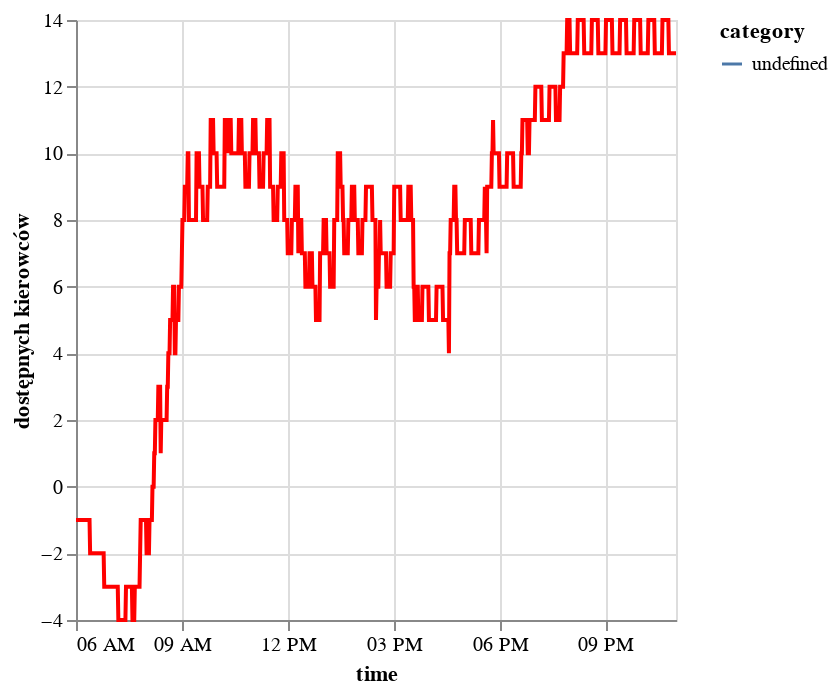

Here is the notebook cell this chart was saved with:
### Code cell
chart = alt.Chart(df_graph_rozklad).mark_line().encode(
    x='time:T',
    y='dostępnych kierowców:Q',
    color=alt.condition(
        alt.datum['dostępnych kierowców']< 5,
        alt.value('red'),
        alt.Color('category:N')
    )
)
chart

### Figure 1 — Vega-Lite specification as saved in the notebook (floating-point values rounded to 4 significant figures; data arrays with more than 128 entries replaced by an {"elided": "..."} marker saying what was removed)
{"config": {"view": {"continuousWidth": 300, "continuousHeight": 300}}, "data": {"name": "data-87550461371913a41b7e900ed27cf1b4"}, "mark": {"type": "line"}, "encoding": {"color": {"condition": {"test": "(datum['dostępnych kierowców'] < 5)", "value": "red"}, "field": "category", "type": "nominal"}, "x": {"field": "time", "type": "temporal"}, "y": {"field": "dostępnych kierowców", "type": "quantitative"}}, "$schema": "https://vega.github.io/schema/vega-lite/v5.20.1.json", "datasets": {"data-87550461371913a41b7e900ed27cf1b4": {"elided": "1021 records"}}}
